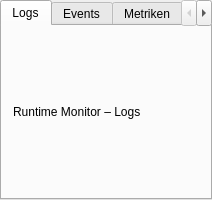
<?xml version="1.0" encoding="UTF-8"?>
<ui version="4.0">
 <class>BottomPanelHost</class>
 <widget class="QWidget" name="BottomPanelHost">
  <property name="minimumSize">
   <size>
    <width>0</width>
    <height>200</height>
   </size>
  </property>
  <layout class="QVBoxLayout" name="mainLayout">
   <property name="leftMargin">
    <number>0</number>
   </property>
   <property name="topMargin">
    <number>0</number>
   </property>
   <property name="rightMargin">
    <number>0</number>
   </property>
   <property name="bottomMargin">
    <number>0</number>
   </property>
   <item>
    <widget class="QTabWidget" name="bottomPanelTabs">
     <property name="currentIndex">
      <number>0</number>
     </property>
     <widget class="QWidget" name="tabLogs">
      <attribute name="title">
       <string>Logs</string>
      </attribute>
      <layout class="QVBoxLayout" name="tabLogsLayout">
       <item>
        <widget class="QLabel" name="logsPlaceholder">
         <property name="text">
          <string>Runtime Monitor – Logs</string>
         </property>
        </widget>
       </item>
      </layout>
     </widget>
     <widget class="QWidget" name="tabEvents">
      <attribute name="title">
       <string>Events</string>
      </attribute>
      <layout class="QVBoxLayout" name="tabEventsLayout">
       <item>
        <widget class="QLabel" name="eventsPlaceholder">
         <property name="text">
          <string>Runtime Monitor – Events</string>
         </property>
        </widget>
       </item>
      </layout>
     </widget>
     <widget class="QWidget" name="tabMetrics">
      <attribute name="title">
       <string>Metriken</string>
      </attribute>
      <layout class="QVBoxLayout" name="tabMetricsLayout">
       <item>
        <widget class="QLabel" name="metricsPlaceholder">
         <property name="text">
          <string>Runtime Monitor – Metriken</string>
         </property>
        </widget>
       </item>
      </layout>
     </widget>
     <widget class="QWidget" name="tabAgentActivity">
      <attribute name="title">
       <string>Agent-Aktivitaet</string>
      </attribute>
      <layout class="QVBoxLayout" name="tabAgentLayout">
       <item>
        <widget class="QLabel" name="agentPlaceholder">
         <property name="text">
          <string>Runtime Monitor – Agent-Aktivitaet</string>
         </property>
        </widget>
       </item>
      </layout>
     </widget>
     <widget class="QWidget" name="tabLLMTrace">
      <attribute name="title">
       <string>LLM-Trace</string>
      </attribute>
      <layout class="QVBoxLayout" name="tabLLMLayout">
       <item>
        <widget class="QLabel" name="llmPlaceholder">
         <property name="text">
          <string>Runtime Monitor – LLM-Trace</string>
         </property>
        </widget>
       </item>
      </layout>
     </widget>
    </widget>
   </item>
  </layout>
 </widget>
 <layoutdefault spacing="6" margin="11"/>
 <resources/>
 <connections/>
</ui>
